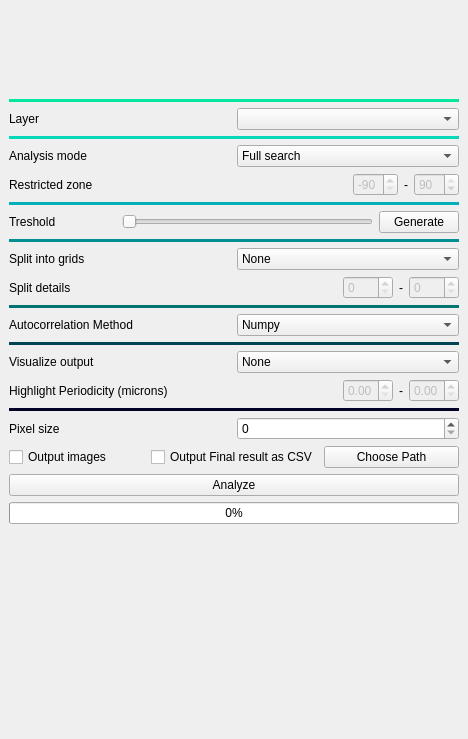
<?xml version="1.0" encoding="UTF-8"?>
<ui version="4.0">
 <class>K2: Autocorrelation</class>
 <widget class="QMainWindow" name="K2: Autocorrelation">
  <property name="geometry">
   <rect>
    <x>0</x>
    <y>0</y>
    <width>468</width>
    <height>739</height>
   </rect>
  </property>
  <property name="windowTitle">
   <string>MainWindow</string>
  </property>
  <widget class="QWidget" name="centralwidget">
   <layout class="QVBoxLayout" name="verticalLayout_2">
    <item>
     <layout class="QVBoxLayout" name="verticalLayout">
      <property name="leftMargin">
       <number>0</number>
      </property>
      <item>
       <layout class="QHBoxLayout" name="horizontalLayout">
        <property name="sizeConstraint">
         <enum>QLayout::SetFixedSize</enum>
        </property>
        <property name="bottomMargin">
         <number>20</number>
        </property>
        <item>
         <widget class="QLabel" name="label_2">
          <property name="sizePolicy">
           <sizepolicy hsizetype="Minimum" vsizetype="Minimum">
            <horstretch>0</horstretch>
            <verstretch>0</verstretch>
           </sizepolicy>
          </property>
          <property name="minimumSize">
           <size>
            <width>440</width>
            <height>64</height>
           </size>
          </property>
          <property name="maximumSize">
           <size>
            <width>440</width>
            <height>64</height>
           </size>
          </property>
          <property name="autoFillBackground">
           <bool>false</bool>
          </property>
          <property name="frameShape">
           <enum>QFrame::NoFrame</enum>
          </property>
          <property name="text">
           <string/>
          </property>
          <property name="textFormat">
           <enum>Qt::PlainText</enum>
          </property>
          <property name="pixmap">
           <pixmap>Artboard4.png</pixmap>
          </property>
          <property name="scaledContents">
           <bool>true</bool>
          </property>
          <property name="alignment">
           <set>Qt::AlignCenter</set>
          </property>
          <property name="wordWrap">
           <bool>false</bool>
          </property>
         </widget>
        </item>
       </layout>
      </item>
      <item>
       <widget class="Line" name="line_3">
        <property name="sizePolicy">
         <sizepolicy hsizetype="Minimum" vsizetype="Minimum">
          <horstretch>0</horstretch>
          <verstretch>0</verstretch>
         </sizepolicy>
        </property>
        <property name="minimumSize">
         <size>
          <width>0</width>
          <height>2</height>
         </size>
        </property>
        <property name="styleSheet">
         <string notr="true">border: 5px solid #05e69f</string>
        </property>
        <property name="lineWidth">
         <number>5</number>
        </property>
        <property name="midLineWidth">
         <number>5</number>
        </property>
        <property name="orientation">
         <enum>Qt::Horizontal</enum>
        </property>
       </widget>
      </item>
      <item>
       <layout class="QHBoxLayout" name="horizontalLayout_7">
        <item>
         <widget class="QLabel" name="label_8">
          <property name="text">
           <string>Layer</string>
          </property>
         </widget>
        </item>
        <item>
         <widget class="QComboBox" name="comboBox_layer"/>
        </item>
       </layout>
      </item>
      <item>
       <widget class="Line" name="line">
        <property name="styleSheet">
         <string notr="true">border: 2px solid #05d9b9</string>
        </property>
        <property name="lineWidth">
         <number>0</number>
        </property>
        <property name="orientation">
         <enum>Qt::Horizontal</enum>
        </property>
       </widget>
      </item>
      <item>
       <layout class="QHBoxLayout" name="horizontalLayout_5">
        <item>
         <widget class="QLabel" name="label_5">
          <property name="text">
           <string>Analysis mode</string>
          </property>
         </widget>
        </item>
        <item>
         <widget class="QComboBox" name="comboBox_mode">
          <item>
           <property name="text">
            <string>Full search</string>
           </property>
          </item>
          <item>
           <property name="text">
            <string>Restrict angle</string>
           </property>
          </item>
         </widget>
        </item>
       </layout>
      </item>
      <item>
       <layout class="QHBoxLayout" name="horizontalLayout_6">
        <item>
         <widget class="QLabel" name="label_6">
          <property name="text">
           <string>Restricted zone</string>
          </property>
         </widget>
        </item>
        <item>
         <spacer name="horizontalSpacer">
          <property name="orientation">
           <enum>Qt::Horizontal</enum>
          </property>
          <property name="sizeHint" stdset="0">
           <size>
            <width>40</width>
            <height>20</height>
           </size>
          </property>
         </spacer>
        </item>
        <item>
         <widget class="QSpinBox" name="spinBox_zoneLeft">
          <property name="enabled">
           <bool>false</bool>
          </property>
          <property name="maximumSize">
           <size>
            <width>50</width>
            <height>16777215</height>
           </size>
          </property>
          <property name="minimum">
           <number>-90</number>
          </property>
          <property name="maximum">
           <number>90</number>
          </property>
          <property name="value">
           <number>-90</number>
          </property>
         </widget>
        </item>
        <item alignment="Qt::AlignHCenter">
         <widget class="QLabel" name="label_7">
          <property name="text">
           <string>-</string>
          </property>
         </widget>
        </item>
        <item>
         <widget class="QSpinBox" name="spinBox_zoneRight">
          <property name="enabled">
           <bool>false</bool>
          </property>
          <property name="maximumSize">
           <size>
            <width>50</width>
            <height>16777215</height>
           </size>
          </property>
          <property name="minimum">
           <number>-90</number>
          </property>
          <property name="maximum">
           <number>90</number>
          </property>
          <property name="value">
           <number>90</number>
          </property>
         </widget>
        </item>
       </layout>
      </item>
      <item>
       <widget class="Line" name="line_2">
        <property name="styleSheet">
         <string notr="true">border: 2px solid #03afb8</string>
        </property>
        <property name="orientation">
         <enum>Qt::Horizontal</enum>
        </property>
       </widget>
      </item>
      <item>
       <layout class="QHBoxLayout" name="horizontalLayout_8">
        <item>
         <widget class="QLabel" name="label_9">
          <property name="text">
           <string>Treshold</string>
          </property>
         </widget>
        </item>
        <item>
         <spacer name="horizontalSpacer_2">
          <property name="orientation">
           <enum>Qt::Horizontal</enum>
          </property>
          <property name="sizeType">
           <enum>QSizePolicy::Fixed</enum>
          </property>
          <property name="sizeHint" stdset="0">
           <size>
            <width>60</width>
            <height>0</height>
           </size>
          </property>
         </spacer>
        </item>
        <item>
         <widget class="QSlider" name="threshSlider">
          <property name="enabled">
           <bool>true</bool>
          </property>
          <property name="maximum">
           <number>255</number>
          </property>
          <property name="orientation">
           <enum>Qt::Horizontal</enum>
          </property>
         </widget>
        </item>
        <item>
         <widget class="QPushButton" name="genThresh">
          <property name="text">
           <string>Generate</string>
          </property>
         </widget>
        </item>
       </layout>
      </item>
      <item>
       <widget class="Line" name="line_4">
        <property name="styleSheet">
         <string notr="true">border: 2px solid #028f92</string>
        </property>
        <property name="orientation">
         <enum>Qt::Horizontal</enum>
        </property>
       </widget>
      </item>
      <item>
       <layout class="QHBoxLayout" name="horizontalLayout_12">
        <item>
         <widget class="QLabel" name="label_13">
          <property name="text">
           <string>Split into grids</string>
          </property>
         </widget>
        </item>
        <item>
         <widget class="QComboBox" name="comboBox_gridsplit">
          <item>
           <property name="text">
            <string>None</string>
           </property>
          </item>
          <item>
           <property name="text">
            <string>Auto</string>
           </property>
          </item>
          <item>
           <property name="text">
            <string>Manual</string>
           </property>
          </item>
         </widget>
        </item>
       </layout>
      </item>
      <item>
       <layout class="QHBoxLayout" name="horizontalLayout_11">
        <item>
         <widget class="QLabel" name="label_11">
          <property name="text">
           <string>Split details</string>
          </property>
         </widget>
        </item>
        <item>
         <spacer name="horizontalSpacer_3">
          <property name="orientation">
           <enum>Qt::Horizontal</enum>
          </property>
          <property name="sizeHint" stdset="0">
           <size>
            <width>40</width>
            <height>20</height>
           </size>
          </property>
         </spacer>
        </item>
        <item>
         <widget class="QSpinBox" name="spinBox_gridLeft">
          <property name="enabled">
           <bool>false</bool>
          </property>
          <property name="maximumSize">
           <size>
            <width>50</width>
            <height>16777215</height>
           </size>
          </property>
          <property name="minimum">
           <number>0</number>
          </property>
          <property name="maximum">
           <number>1000000</number>
          </property>
          <property name="value">
           <number>0</number>
          </property>
         </widget>
        </item>
        <item alignment="Qt::AlignHCenter">
         <widget class="QLabel" name="label_12">
          <property name="text">
           <string>-</string>
          </property>
         </widget>
        </item>
        <item>
         <widget class="QSpinBox" name="spinBox_gridRight">
          <property name="enabled">
           <bool>false</bool>
          </property>
          <property name="maximumSize">
           <size>
            <width>50</width>
            <height>16777215</height>
           </size>
          </property>
          <property name="minimum">
           <number>0</number>
          </property>
          <property name="maximum">
           <number>100000</number>
          </property>
          <property name="value">
           <number>0</number>
          </property>
         </widget>
        </item>
       </layout>
      </item>
      <item>
       <widget class="Line" name="line_17">
        <property name="styleSheet">
         <string notr="true">border: 2px solid #027371</string>
        </property>
        <property name="orientation">
         <enum>Qt::Horizontal</enum>
        </property>
       </widget>
      </item>
      <item>
       <layout class="QHBoxLayout" name="horizontalLayout_2">
        <item>
         <widget class="QLabel" name="label_3">
          <property name="text">
           <string>Autocorrelation Method</string>
          </property>
         </widget>
        </item>
        <item>
         <widget class="QComboBox" name="comboBox_AutocorMethod">
          <item>
           <property name="text">
            <string>Numpy</string>
           </property>
          </item>
          <item>
           <property name="text">
            <string>Miso</string>
           </property>
          </item>
         </widget>
        </item>
       </layout>
      </item>
      <item>
       <widget class="Line" name="line_18">
        <property name="styleSheet">
         <string notr="true">border: 2px solid #024451</string>
        </property>
        <property name="orientation">
         <enum>Qt::Horizontal</enum>
        </property>
       </widget>
      </item>
      <item>
       <layout class="QHBoxLayout" name="horizontalLayout_10">
        <item>
         <widget class="QLabel" name="label_10">
          <property name="text">
           <string>Visualize output</string>
          </property>
         </widget>
        </item>
        <item>
         <widget class="QComboBox" name="comboBox_visOutput">
          <item>
           <property name="text">
            <string>None</string>
           </property>
          </item>
          <item>
           <property name="text">
            <string>2D PCA</string>
           </property>
          </item>
          <item>
           <property name="text">
            <string>3D</string>
           </property>
          </item>
         </widget>
        </item>
       </layout>
      </item>
      <item>
       <layout class="QHBoxLayout" name="horizontalLayout_14">
        <item>
         <widget class="QLabel" name="label_15">
          <property name="text">
           <string>Highlight Periodicity (microns)</string>
          </property>
         </widget>
        </item>
        <item>
         <spacer name="horizontalSpacer_4">
          <property name="orientation">
           <enum>Qt::Horizontal</enum>
          </property>
          <property name="sizeHint" stdset="0">
           <size>
            <width>40</width>
            <height>20</height>
           </size>
          </property>
         </spacer>
        </item>
        <item>
         <widget class="QDoubleSpinBox" name="doubleSpinBox_visLeft">
          <property name="enabled">
           <bool>false</bool>
          </property>
          <property name="maximumSize">
           <size>
            <width>50</width>
            <height>16777215</height>
           </size>
          </property>
         </widget>
        </item>
        <item alignment="Qt::AlignHCenter">
         <widget class="QLabel" name="label_16">
          <property name="text">
           <string>-</string>
          </property>
         </widget>
        </item>
        <item>
         <widget class="QDoubleSpinBox" name="doubleSpinBox_visRight">
          <property name="enabled">
           <bool>false</bool>
          </property>
          <property name="maximumSize">
           <size>
            <width>50</width>
            <height>16777215</height>
           </size>
          </property>
         </widget>
        </item>
       </layout>
      </item>
      <item>
       <widget class="Line" name="line_19">
        <property name="styleSheet">
         <string notr="true">border: 2px solid #020024</string>
        </property>
        <property name="orientation">
         <enum>Qt::Horizontal</enum>
        </property>
       </widget>
      </item>
      <item>
       <layout class="QHBoxLayout" name="horizontalLayout_13">
        <item>
         <widget class="QLabel" name="label_14">
          <property name="text">
           <string>Pixel size</string>
          </property>
         </widget>
        </item>
        <item>
         <widget class="QSpinBox" name="spinBox_pixel">
          <property name="maximum">
           <number>9999999</number>
          </property>
         </widget>
        </item>
       </layout>
      </item>
      <item>
       <layout class="QHBoxLayout" name="horizontalLayout_9">
        <item>
         <widget class="QCheckBox" name="checkBox_outImg">
          <property name="text">
           <string>Output images</string>
          </property>
         </widget>
        </item>
        <item>
         <widget class="QCheckBox" name="checkBox_outCSV">
          <property name="text">
           <string>Output Final result as CSV</string>
          </property>
         </widget>
        </item>
        <item>
         <widget class="QPushButton" name="pushButton_File">
          <property name="text">
           <string>Choose Path</string>
          </property>
         </widget>
        </item>
       </layout>
      </item>
      <item>
       <widget class="QPushButton" name="analyze">
        <property name="text">
         <string>Analyze</string>
        </property>
       </widget>
      </item>
      <item>
       <widget class="QProgressBar" name="progressBar">
        <property name="value">
         <number>0</number>
        </property>
       </widget>
      </item>
     </layout>
    </item>
    <item>
     <spacer name="verticalSpacer">
      <property name="orientation">
       <enum>Qt::Vertical</enum>
      </property>
      <property name="sizeType">
       <enum>QSizePolicy::MinimumExpanding</enum>
      </property>
      <property name="sizeHint" stdset="0">
       <size>
        <width>20</width>
        <height>40</height>
       </size>
      </property>
     </spacer>
    </item>
   </layout>
  </widget>
  <widget class="QMenuBar" name="menubar">
   <property name="geometry">
    <rect>
     <x>0</x>
     <y>0</y>
     <width>468</width>
     <height>37</height>
    </rect>
   </property>
  </widget>
 </widget>
 <resources/>
 <connections/>
</ui>
